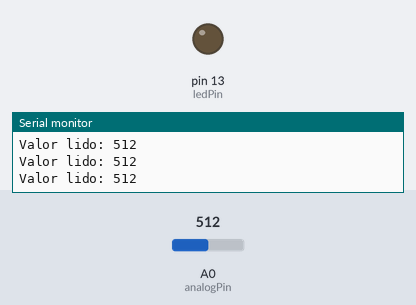
Simulated run of this sketch. Board: Arduino Uno, built with avr-gcc and run on an emulated ATmega328P. Shown: output pins drawn as LEDs (lit = HIGH), the last lines printed to the serial monitor. The inputs (shaded band) are chosen by the test bench; at power-on: A0 (analogPin) = 512.

Above: at 1.2 s.
1.3 s: A0 (analogPin) set to 522
At 2.4 s:
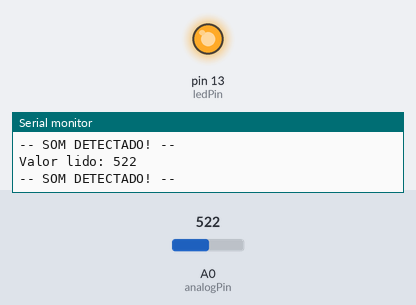
2.8 s: A0 (analogPin) set to 511
At 4.0 s:
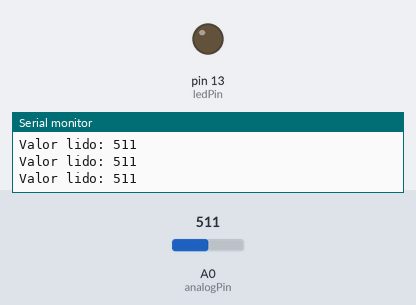
4.4 s: A0 (analogPin) set to 716
At 4.8 s:
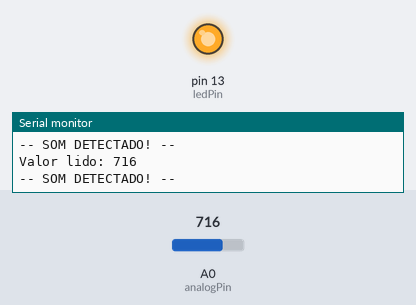
Timing chart, 0 to 7.4 s (numbered marks = the images above; inputs shaded):
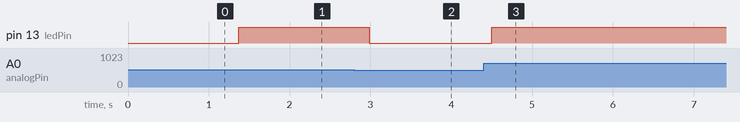

Measured:
- the behaviour switches between 515 and 516 on A0 (analogPin) (found by bisection; images 0 and 1)
- after the input at 1.3 s, pin 13 (ledPin): LOW → HIGH after 0.07 s
- after the input at 2.8 s, pin 13 (ledPin): HIGH → LOW after 0.18 s
- after the input at 4.4 s, pin 13 (ledPin): LOW → HIGH after 0.10 s

The sketch:

sketch_mar25a.ino
```cpp
const int analogPin = A0;     // Pino do sensor KY-037
const int ledPin = 13;        // Pino do LED
const int limiar = 515;       // Valor médio de silêncio encontrado - pode aumentar ou diminuir um pouco (512 ~ 515)
const int amostras = 10;      // Número de amostras para filtrar ruídos

void setup() {
  pinMode(ledPin, OUTPUT);    // Configura o LED como saída
  Serial.begin(9600);         // Inicia a comunicação serial
}

void loop() {
int soma = 0;

  // Filtro: média de 10 leituras para reduzir ruídos
  for (int i = 0; i < amostras; i++) {
    soma += analogRead(analogPin);
    delay(5);                 // Pequeno intervalo entre leituras
  }

  int valorFiltrado = soma / amostras;

  // Exibe o valor no Monitor Serial (para debug)
  Serial.print("Valor lido: ");
  Serial.println(valorFiltrado);

  // Acende o LED apenas se o som ultrapassar o limiar
  if (valorFiltrado > limiar) {
    digitalWrite(ledPin, HIGH);  // LED acende
    Serial.println("-- SOM DETECTADO! --");
    delay(100);                  // Tempo mínimo de acionamento
  } else {
    digitalWrite(ledPin, LOW);   // LED apaga
  }

  delay(50);  // Atraso para estabilidade
}

// Forma simples
// void loop() {
//   int valorRaw = analogRead(analogPin);  // Leitura direta

//   Serial.print("Valor lido: ");
//   Serial.println(valorRaw);

//   if (valorRaw > limiar) {
//     digitalWrite(ledPin, HIGH);
//     Serial.println("-- SOM DETECTADO! --");
//     delay(100);  // Tempo mínimo que o LED fica aceso
//   } else {
//     digitalWrite(ledPin, LOW);
//   }

//   delay(delayLeitura);  // Reduza este valor para resposta mais rápida
// }


// Forma híbrida
// void loop() {
//   int valorRaw = analogRead(analogPin);

//   // Só aciona se o valor ultrapassar MUITO o limiar (ex: +20%)
//   if (valorRaw > limiar * 1.2) {  // Ex: limiar = 512 → aciona acima de ~614
//     digitalWrite(ledPin, HIGH);
//     delay(50);  // Atraso mínimo
//   } else {
//     digitalWrite(ledPin, LOW);
//   }

//   delay(10);  // Leitura mais rápida (10ms = 100 leituras/segundo)
// }
```
